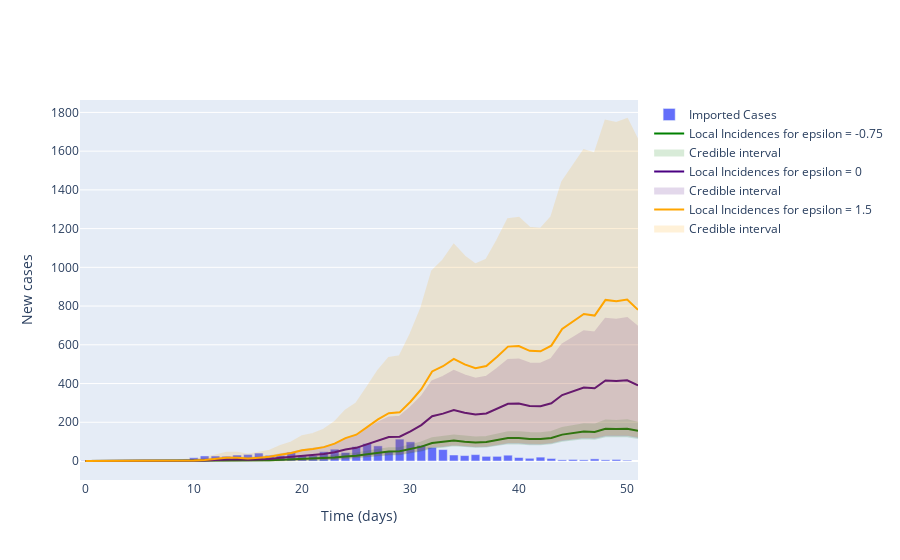

Notebook code for this chart:
### Code cell
# Plot (bar chart cases each day)
fig = go.Figure()

# Plot of incidences
fig.add_trace(
    go.Bar(
        x=times,
        y=imported_cases,
        name='Imported Cases'
    )
)

colours = ['green', 'indigo', 'orange']

for _, epsilon in enumerate(epsilon_values):
    fig.add_trace(
        go.Scatter(
            x=times,
            y=all_local_cases[_]['Mean'],
            name='Local Incidences for epsilon = {}'.format(epsilon),
            line_color=colours[_]
        )
    )

    fig.add_trace(
        go.Scatter(
            x=times.tolist() + times.tolist()[::-1],
            y=all_local_cases[_]['Upper bound CI'].values.tolist() + all_local_cases[_]['Lower bound CI'].values.tolist()[::-1],
            fill='toself',
            fillcolor=colours[_],
            line_color=colours[_],
            opacity=0.15,
            mode='lines',
            name='Credible interval'
        )
    )



# Add axis labels
fig.update_layout(
    xaxis_title='Time (days)',
    yaxis_title='New cases'
)

fig.show()

### Figure 1 — Plotly figure (JSON) as saved in the notebook; plotly's stock layout.template omitted (floating-point values rounded to 4 significant figures)
{"data": [{"name": "Imported Cases", "type": "bar", "x": [0, 1, 2, 3, 4, 5, 6, 7, 8, 9, 10, 11, 12, 13, 14, 15, 16, 17, 18, 19, 20, 21, 22, 23, 24, 25, 26, 27, 28, 29, 30, 31, 32, 33, 34, 35, 36, 37, 38, 39, 40, 41, 42, 43, 44, 45, 46, 47, 48, 49, 50, 51], "y": [2, 0, 2, 1, 4, 1, 3, 4, 4, 6, 17, 26, 26, 24, 31, 34, 41, 29, 28, 45, 27, 27, 48, 61, 44, 74, 90, 78, 51, 113, 99, 81, 70, 59, 31, 28, 33, 24, 24, 30, 18, 14, 20, 13, 6, 8, 6, 11, 6, 8, 4]}, {"line": {"color": "green"}, "name": "Local Incidences for epsilon = -0.75", "type": "scatter", "x": [0, 1, 2, 3, 4, 5, 6, 7, 8, 9, 10, 11, 12, 13, 14, 15, 16, 17, 18, 19, 20, 21, 22, 23, 24, 25, 26, 27, 28, 29, 30, 31, 32, 33, 34, 35, 36, 37, 38, 39, 40, 41, 42, 43, 44, 45, 46, 47, 48, 49, 50, 51], "y": [0, 0, 0.00757, 0.03905, 0.05921, 0.07042, 0.1544, 0.1823, 0.2611, 0.263, 0.5492, 1.133, 2.186, 3.32, 3.448, 2.6, 3.38, 4.275, 6.518, 8.196, 11.17, 12.3, 14.32, 17.97, 23.61, 27.16, 34.97, 42.99, 49.36, 50.25, 61.18, 74.18, 92.5, 97.87, 105.5, 99.78, 95.87, 98.12, 107.7, 118.1, 118.8, 113.8, 113.2, 119.1, 136.2, 144.2, 151.8, 150.1, 166.4, 165.0, 166.8, 156.1]}, {"fill": "toself", "fillcolor": "green", "line": {"color": "green"}, "mode": "lines", "name": "Credible interval", "opacity": 0.15, "type": "scatter", "x": [0, 1, 2, 3, 4, 5, 6, 7, 8, 9, 10, 11, 12, 13, 14, 15, 16, 17, 18, 19, 20, 21, 22, 23, 24, 25, 26, 27, 28, 29, 30, 31, 32, 33, 34, 35, 36, 37, 38, 39, 40, 41, 42, 43, 44, 45, 46, 47, 48, 49, 50, 51, 51, 50, 49, 48, 47, 46, 45, 44, 43, 42, 41, 40, 39, 38, 37, 36, 35, 34, 33, 32, 31, 30, 29, 28, 27, 26, 25, 24, 23, 22, 21, 20, 19, 18, 17, 16, 15, 14, 13, 12, 11, 10, 9, 8, 7, 6, 5, 4, 3, 2, 1, 0], "y": [0, 0, 0, 1, 1, 1, 1, 1, 2, 2, 2, 4, 6, 8, 8, 6, 8, 9, 12, 14, 18, 20, 23, 27, 35, 39, 49, 59, 66, 67, 80, 96, 118, 124, 132, 126, 121, 124, 136, 148, 149, 144, 143, 150, 171, 181, 190, 188, 209, 207, 211, 197, 119, 128, 127, 128, 115, 117, 111, 105, 91, 86, 87, 91, 91, 82, 75, 73, 76, 81, 74, 70, 54, 44, 35, 34, 29, 23, 17, 14, 10, 7, 6, 5, 3, 2, 1, 0, 0, 0, 0, 0, 0, 0, 0, 0, 0, 0, 0, 0, 0, 0, 0, 0]}, {"line": {"color": "indigo"}, "name": "Local Incidences for epsilon = 0", "type": "scatter", "x": [0, 1, 2, 3, 4, 5, 6, 7, 8, 9, 10, 11, 12, 13, 14, 15, 16, 17, 18, 19, 20, 21, 22, 23, 24, 25, 26, 27, 28, 29, 30, 31, 32, 33, 34, 35, 36, 37, 38, 39, 40, 41, 42, 43, 44, 45, 46, 47, 48, 49, 50, 51], "y": [0, 0, 0.01968, 0.09862, 0.1473, 0.1752, 0.3906, 0.4525, 0.6567, 0.6531, 1.381, 2.822, 5.484, 8.302, 8.646, 6.519, 8.472, 10.72, 16.32, 20.47, 27.92, 30.72, 35.77, 44.94, 59.06, 67.89, 87.39, 107.4, 123.4, 125.6, 153.1, 185.5, 231.2, 244.6, 263.7, 249.4, 239.6, 245.2, 269.2, 295.4, 296.8, 284.5, 283.1, 297.8, 340.6, 360.6, 379.5, 375.3, 415.9, 412.5, 417.0, 390.2]}, {"fill": "toself", "fillcolor": "indigo", "line": {"color": "indigo"}, "mode": "lines", "name": "Credible interval", "opacity": 0.15, "type": "scatter", "x": [0, 1, 2, 3, 4, 5, 6, 7, 8, 9, 10, 11, 12, 13, 14, 15, 16, 17, 18, 19, 20, 21, 22, 23, 24, 25, 26, 27, 28, 29, 30, 31, 32, 33, 34, 35, 36, 37, 38, 39, 40, 41, 42, 43, 44, 45, 46, 47, 48, 49, 50, 51, 51, 50, 49, 48, 47, 46, 45, 44, 43, 42, 41, 40, 39, 38, 37, 36, 35, 34, 33, 32, 31, 30, 29, 28, 27, 26, 25, 24, 23, 22, 21, 20, 19, 18, 17, 16, 15, 14, 13, 12, 11, 10, 9, 8, 7, 6, 5, 4, 3, 2, 1, 0], "y": [0, 0, 0, 1, 1, 1, 2, 2, 3, 3, 5, 8, 14, 20, 20, 16, 20, 24, 35, 43, 56, 62, 71, 87, 113, 128, 162, 198, 225, 229, 276, 332, 411, 434, 466, 442, 425, 435, 476, 522, 524, 504, 502, 527, 602, 637, 670, 663, 734, 729, 738, 692, 124, 134.0, 132, 133, 120, 122, 116, 109, 95, 90, 91, 95, 95, 86, 78, 76, 80, 85, 78, 73, 57, 46, 37, 36, 31, 24, 18, 15, 11, 8, 7, 6, 4, 3, 1, 1, 0, 1, 1, 0, 0, 0, 0, 0, 0, 0, 0, 0, 0, 0, 0, 0]}, {"line": {"color": "orange"}, "name": "Local Incidences for epsilon = 1.5", "type": "scatter", "x": [0, 1, 2, 3, 4, 5, 6, 7, 8, 9, 10, 11, 12, 13, 14, 15, 16, 17, 18, 19, 20, 21, 22, 23, 24, 25, 26, 27, 28, 29, 30, 31, 32, 33, 34, 35, 36, 37, 38, 39, 40, 41, 42, 43, 44, 45, 46, 47, 48, 49, 50, 51], "y": [0, 0, 0.03903, 0.2003, 0.293, 0.3495, 0.7819, 0.9102, 1.312, 1.308, 2.758, 5.639, 10.98, 16.6, 17.29, 13.02, 16.93, 21.44, 32.64, 40.97, 55.85, 61.43, 71.57, 89.81, 118.1, 135.8, 174.8, 214.8, 246.8, 251.2, 306.2, 371.0, 462.4, 489.4, 527.5, 498.8, 479.2, 490.5, 538.4, 590.7, 593.8, 569.1, 566.2, 595.6, 681.4, 721.2, 758.9, 750.8, 831.8, 825.2, 834.1, 780.5]}, {"fill": "toself", "fillcolor": "orange", "line": {"color": "orange"}, "mode": "lines", "name": "Credible interval", "opacity": 0.15, "type": "scatter", "x": [0, 1, 2, 3, 4, 5, 6, 7, 8, 9, 10, 11, 12, 13, 14, 15, 16, 17, 18, 19, 20, 21, 22, 23, 24, 25, 26, 27, 28, 29, 30, 31, 32, 33, 34, 35, 36, 37, 38, 39, 40, 41, 42, 43, 44, 45, 46, 47, 48, 49, 50, 51, 51, 50, 49, 48, 47, 46, 45, 44, 43, 42, 41, 40, 39, 38, 37, 36, 35, 34, 33, 32, 31, 30, 29, 28, 27, 26, 25, 24, 23, 22, 21, 20, 19, 18, 17, 16, 15, 14, 13, 12, 11, 10, 9, 8, 7, 6, 5, 4, 3, 2, 1, 0], "y": [0, 0, 1, 1, 2, 2, 4, 4, 5, 5, 9, 16, 29, 42, 43, 34, 43, 53, 78, 96, 128, 140, 162, 201, 261, 298, 381, 465, 532, 541, 655, 791, 981, 1036, 1116, 1056, 1015, 1039, 1139, 1249, 1256, 1205, 1199, 1261, 1441, 1525, 1605, 1588, 1758, 1746, 1766, 1654, 128, 137, 136, 137, 124, 125, 119, 112, 98, 93, 94, 98, 98, 89, 80, 79, 82, 87, 80, 76, 59, 48, 39, 38, 32, 26, 19, 16, 12, 9, 7, 6, 4, 3, 1, 1, 0, 1, 1, 0, 0, 0, 0, 0, 0, 0, 0, 0, 0, 0, 0, 0]}], "layout": {"xaxis": {"title": {"text": "Time (days)"}}, "yaxis": {"title": {"text": "New cases"}}}}
